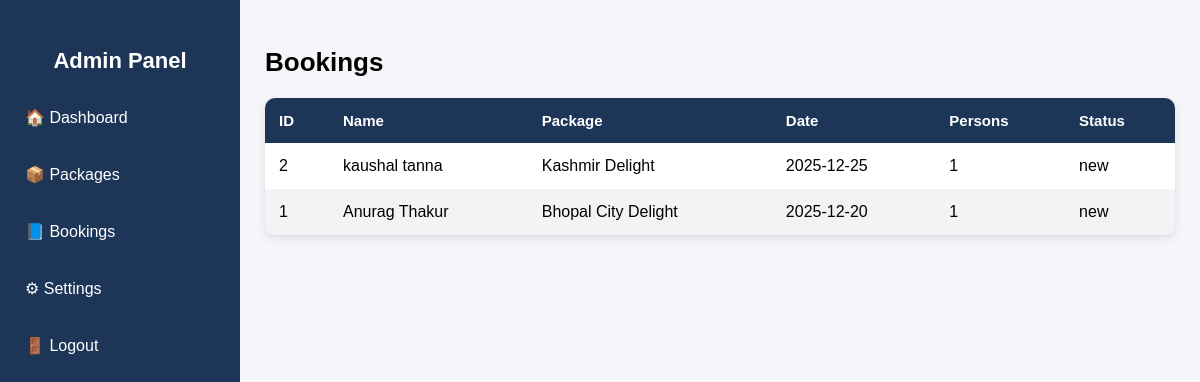
Screenshot of /admin/bookings.php (signed in) with the database file from the repository.
### tables this page shows
CREATE TABLE `bookings` (
  `id` int(11) NOT NULL,
  `name` varchar(150) NOT NULL,
  `email` varchar(150) NOT NULL,
  `phone` varchar(50) DEFAULT NULL,
  `package_id` int(11) DEFAULT NULL,
  `destination` varchar(255) DEFAULT NULL,
  `travel_date` date DEFAULT NULL,
  `num_persons` int(11) DEFAULT NULL,
  `message` text DEFAULT NULL,
  `status` enum('new','viewed','confirmed','cancelled') DEFAULT 'new',
  `created_at` timestamp NOT NULL DEFAULT current_timestamp()
);

CREATE TABLE `packages` (
  `id` int(11) NOT NULL,
  `title` varchar(255) NOT NULL,
  `slug` varchar(255) NOT NULL,
  `short_desc` text DEFAULT NULL,
  `description` text DEFAULT NULL,
  `price` decimal(10,2) DEFAULT 0.00,
  `duration` varchar(100) DEFAULT NULL,
  `itinerary` text DEFAULT NULL,
  `highlights` text DEFAULT NULL,
  `created_at` timestamp NOT NULL DEFAULT current_timestamp(),
  `updated_at` timestamp NOT NULL DEFAULT current_timestamp() ON UPDATE current_timestamp(),
  `active` tinyint(1) DEFAULT 1
);

### admin/bookings.php (the view, shortened to what this page needs)
<?php
$pdo = getPDO();
$bookings = $pdo->query("
    SELECT b.*, p.title AS package_title
    FROM bookings b
    LEFT JOIN packages p ON p.id = b.package_id
    ORDER BY b.created_at DESC
")->fetchAll();
?>
<!DOCTYPE html>
<html>
<head>
</head>
<body>
<div class="sidebar">
    <h2>Admin Panel</h2>
    <a href="/avipro_travels/admin/dashboard.php">🏠 Dashboard</a>
    <a href="/avipro_travels/admin/packages_list.php">📦 Packages</a>
    <a href="/avipro_travels/admin/bookings.php">📘 Bookings</a>
    <a href="/avipro_travels/admin/settings.php">⚙ Settings</a>
    <a href="/avipro_travels/admin/logout.php">🚪 Logout</a>
</div>
<div class="main">
    <h2>Bookings</h2>
    <table>
        <thead>
            <tr>
                <th>ID</th>
                <th>Name</th>
                <th>Package</th>
                <th>Date</th>
                <th>Persons</th>
                <th>Status</th>
            </tr>
        </thead>
        <tbody>
        <?php foreach($bookings as $b): ?>
            <tr>
                <td><?= $b['id'] ?></td>
                <td><?= htmlspecialchars($b['name']) ?></td>
                <td><?= htmlspecialchars($b['package_title']) ?></td>
                <td><?= $b['travel_date'] ?></td>
                <td><?= $b['num_persons'] ?></td>
                <td><?= $b['status'] ?></td>
            </tr>
        <?php endforeach; ?>
        </tbody>
    </table>
</div>
</body>
</html>

### admin/bookings.php (style rules this page uses)
body { margin: 0; font-family: 'Poppins', sans-serif; background: #f4f6f9; display: flex; }
.sidebar { width: 240px; background: #1d3557; height: 100vh; padding-top: 30px; position: fixed; color: #fff; }
.sidebar h2 { text-align: center; font-size: 22px; }
.sidebar a { display: block; padding: 14px 25px; color: #fff; text-decoration: none; font-size: 16px; margin: 10px 0; transition: 0.3s; }
.main { margin-left: 240px; padding: 25px; width: calc(100% - 240px); }
h2 { font-size: 26px; margin-bottom: 20px; }
table { width: 100%; border-collapse: collapse; background: white; border-radius: 10px; overflow: hidden; box-shadow: 0 3px 10px rgba(0,0,0,0.1); animation: fadeIn 0.7s ease; }
th, td { padding: 14px; text-align: left; }
th { background: #1d3557; color: white; font-size: 15px; }
tbody tr:nth-child(even) { background: #f1f3f5; }

### rows the page displays
bookings: id "2", name "kaushal tanna", package.title "Kashmir Delight", travel_date "2025-12-25", num_persons "1", status "new"
bookings: id "1", name "Anurag Thakur", package.title "Bhopal City Delight", travel_date "2025-12-20", num_persons "1", status "new"
